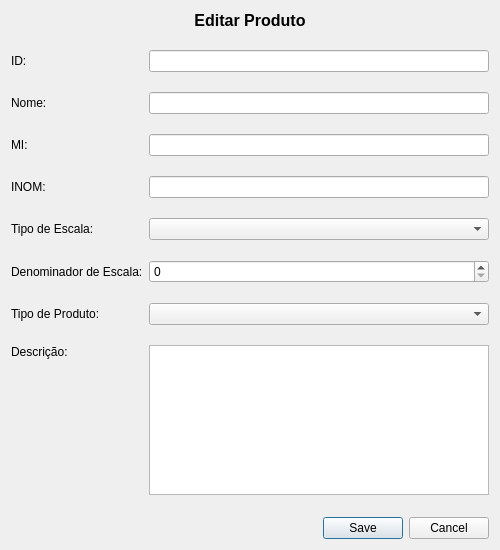
<?xml version="1.0" encoding="UTF-8"?>
<!-- Path: gui\informacao_produto\product_edit_dialog.ui -->
<ui version="4.0">
 <class>ProductEditDialog</class>
 <widget class="QDialog" name="ProductEditDialog">
  <property name="geometry">
   <rect>
    <x>0</x>
    <y>0</y>
    <width>500</width>
    <height>550</height>
   </rect>
  </property>
  <property name="windowTitle">
   <string>Editar Produto</string>
  </property>
  <layout class="QVBoxLayout" name="verticalLayout">
   <item>
    <widget class="QLabel" name="titleLabel">
     <property name="font">
      <font>
       <pointsize>12</pointsize>
       <weight>75</weight>
       <bold>true</bold>
      </font>
     </property>
     <property name="text">
      <string>Editar Produto</string>
     </property>
     <property name="alignment">
      <set>Qt::AlignCenter</set>
     </property>
    </widget>
   </item>
   <item>
    <layout class="QFormLayout" name="formLayout">
     <item row="0" column="0">
      <widget class="QLabel" name="idLabel">
       <property name="text">
        <string>ID:</string>
       </property>
      </widget>
     </item>
     <item row="0" column="1">
      <widget class="QLineEdit" name="idLineEdit">
       <property name="readOnly">
        <bool>true</bool>
       </property>
      </widget>
     </item>
     <item row="1" column="0">
      <widget class="QLabel" name="nomeLabel">
       <property name="text">
        <string>Nome:</string>
       </property>
      </widget>
     </item>
     <item row="1" column="1">
      <widget class="QLineEdit" name="nomeLineEdit"/>
     </item>
     <item row="2" column="0">
      <widget class="QLabel" name="miLabel">
       <property name="text">
        <string>MI:</string>
       </property>
      </widget>
     </item>
     <item row="2" column="1">
      <widget class="QLineEdit" name="miLineEdit"/>
     </item>
     <item row="3" column="0">
      <widget class="QLabel" name="inomLabel">
       <property name="text">
        <string>INOM:</string>
       </property>
      </widget>
     </item>
     <item row="3" column="1">
      <widget class="QLineEdit" name="inomLineEdit"/>
     </item>
     <item row="4" column="0">
      <widget class="QLabel" name="tipoEscalaLabel">
       <property name="text">
        <string>Tipo de Escala:</string>
       </property>
      </widget>
     </item>
     <item row="4" column="1">
      <widget class="QComboBox" name="tipoEscalaComboBox"/>
     </item>
     <item row="5" column="0">
      <widget class="QLabel" name="denominadorLabel">
       <property name="text">
        <string>Denominador de Escala:</string>
       </property>
      </widget>
     </item>
     <item row="5" column="1">
      <widget class="QSpinBox" name="denominadorSpinBox">
       <property name="minimum">
        <number>0</number>
       </property>
       <property name="maximum">
        <number>1000000</number>
       </property>
       <property name="singleStep">
        <number>1000</number>
       </property>
      </widget>
     </item>
     <item row="6" column="0">
      <widget class="QLabel" name="tipoProdutoLabel">
       <property name="text">
        <string>Tipo de Produto:</string>
       </property>
      </widget>
     </item>
     <item row="6" column="1">
      <widget class="QComboBox" name="tipoProdutoComboBox"/>
     </item>
     <item row="7" column="0">
      <widget class="QLabel" name="descricaoLabel">
       <property name="text">
        <string>Descrição:</string>
       </property>
       <property name="alignment">
        <set>Qt::AlignLeading|Qt::AlignLeft|Qt::AlignTop</set>
       </property>
      </widget>
     </item>
     <item row="7" column="1">
      <widget class="QTextEdit" name="descricaoTextEdit">
       <property name="maximumSize">
        <size>
         <width>16777215</width>
         <height>150</height>
        </size>
       </property>
      </widget>
     </item>
    </layout>
   </item>
   <item>
    <widget class="QDialogButtonBox" name="buttonBox">
     <property name="orientation">
      <enum>Qt::Horizontal</enum>
     </property>
     <property name="standardButtons">
      <set>QDialogButtonBox::Cancel|QDialogButtonBox::Save</set>
     </property>
    </widget>
   </item>
  </layout>
 </widget>
 <resources/>
 <connections>
  <connection>
   <sender>buttonBox</sender>
   <signal>accepted()</signal>
   <receiver>ProductEditDialog</receiver>
   <slot>accept()</slot>
   <hints>
    <hint type="sourcelabel">
     <x>248</x>
     <y>254</y>
    </hint>
    <hint type="destinationlabel">
     <x>157</x>
     <y>274</y>
    </hint>
   </hints>
  </connection>
  <connection>
   <sender>buttonBox</sender>
   <signal>rejected()</signal>
   <receiver>ProductEditDialog</receiver>
   <slot>reject()</slot>
   <hints>
    <hint type="sourcelabel">
     <x>316</x>
     <y>260</y>
    </hint>
    <hint type="destinationlabel">
     <x>286</x>
     <y>274</y>
    </hint>
   </hints>
  </connection>
 </connections>
</ui>
